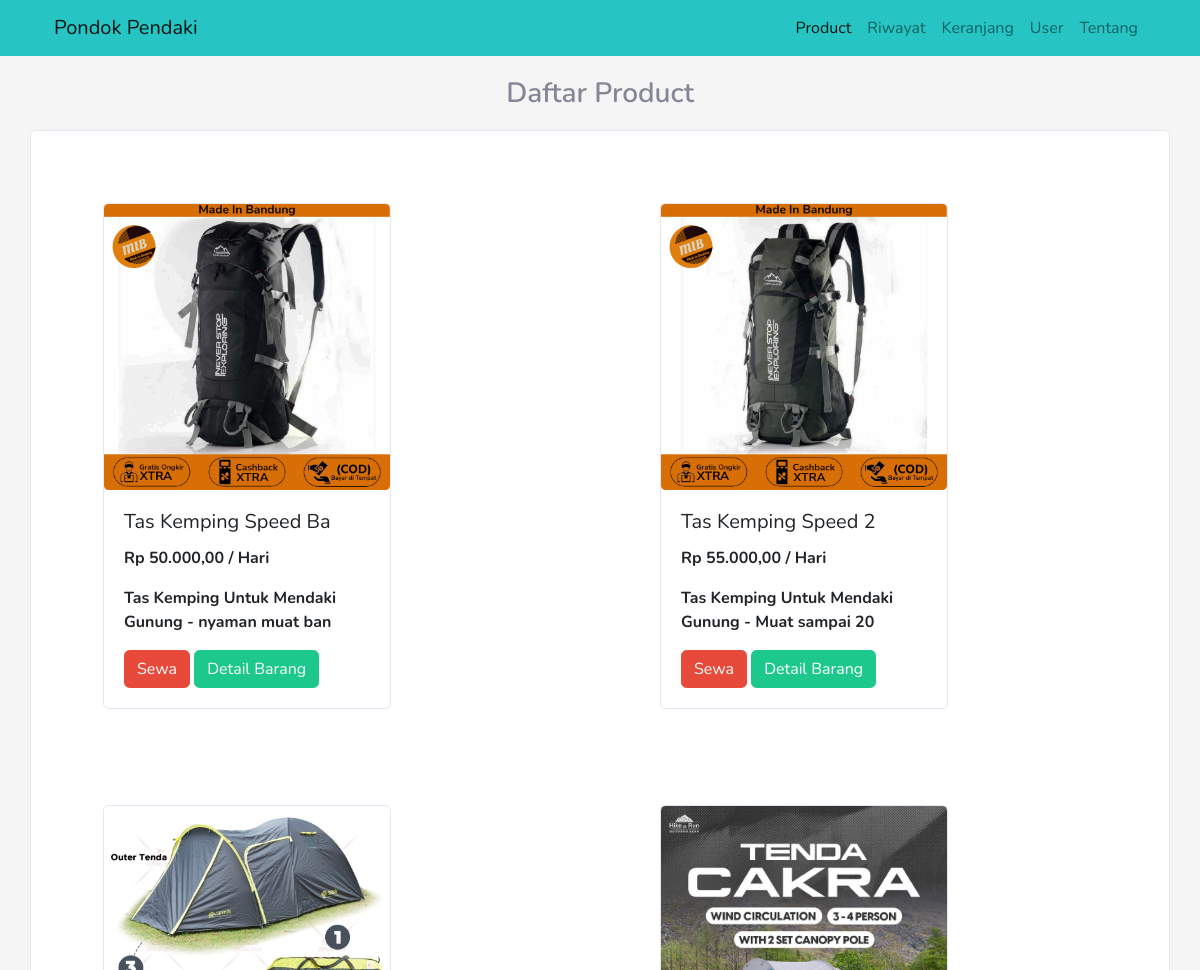
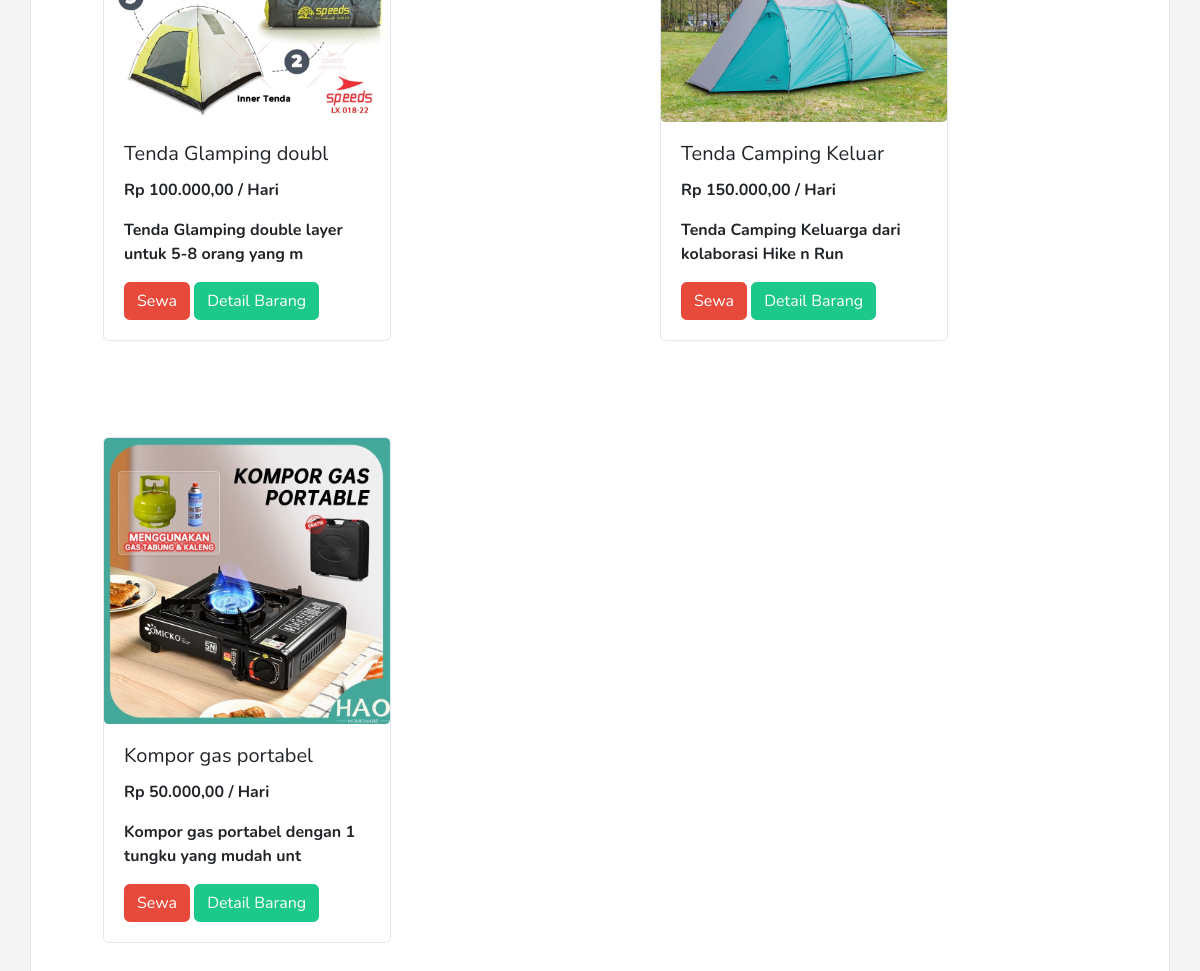
/index.php/member/produk, run on the app's committed database (2 pictures, top to bottom).
### tables this page shows
CREATE TABLE `produk` (
  `id_produk` int(11) NOT NULL,
  `nama_produk` varchar(255) NOT NULL,
  `foto_produk` varchar(255) NOT NULL,
  `harga` int(11) NOT NULL,
  `jumlah` int(11) NOT NULL,
  `deskripsi` varchar(255) NOT NULL
);

### application/controllers/Member.php (called while the page is built, shortened)
<?php
class Member extends CI_Controller
{
    public function __construct()
    {
        $this->load->library('cart');
    }
    public function produk()
    {
        $data['title'] = 'Menu Member';
        $data['tag'] = 'produk';
        $data['user'] = $this->db->get_where('user', ['email' => $this->session->userdata('email')])->row_array();
        $data['menu'] = $this->db->get('user_menu')->result_array();
        $data['produk'] = $this->db->get('produk')->result_array();
        $this->load->view('member/header', $data);
        $this->load->view('member/navbar_member', $data);
        $this->load->view('member/produk', $data);
        $this->load->view('member/footer');
    }
}

### index.php (called while the page is built, shortened)
<?php
require_once BASEPATH.'core/CodeIgniter.php';

### application/views/member/produk.php (the view, shortened to what this page needs)
<div class="container-fluid">
    <p class="text-center fs-3 mt-3 fw-semibold"> Daftar Product </p>
    <div class="container mt-3 card">
    <br>
    <div class="row">
      <?php foreach ($produk as $m) : ?>
      <div class="col my-5 mx-5">
        <div class="card" style="width: 18rem;">
          <img src="<?= base_url('assets/img/produk/') . $m['foto_produk']; ?>" class="card-img" alt="<?=$m['nama_produk']?>">
          <div class="card-body">
            <h5 class="card-title"><?=ringkas( $m['nama_produk'],20)?></h5>
            <p class="card-text fw-bold"><?= rupiah($m['harga'])?> / Hari </p>
            <p class="card-text fw-bold"><?= ringkas( $m['deskripsi'],50) ?> </p>
            <div class="row">
              <div class="col">
                <a href="<?= base_url('member/addToCart/'). $m['id_produk'] ?>" class="btn btn-danger">Sewa</a>
                <a href="<?= base_url('member/detailProduk/'). $m['id_produk'] ?>" class="btn btn-success">Detail Barang</a>
              </div>
            </div>
          </div>
        </div>
      </div>
      <?php endforeach;?>
    </div>
    <?php
      function rupiah($angka){
          $hasil_rupiah = "Rp " . number_format($angka,2,',','.');
          return $hasil_rupiah;
      }
        ?>
    <?php
      function ringkas($text,$maxLength){
       return $shortenedText = substr($text, 0, $maxLength);
      }
    ?>
</div>

### application/views/member/header.php (shortened to what this page needs)
<!doctype html>
<html lang="en">
  <head>
    <link href="https://cdn.jsdelivr.net/npm/bootstrap@5.3.0-alpha3/dist/css/bootstrap.min.css" rel="stylesheet">
    <link href="<?= base_url('assets/'); ?>vendor/fontawesome-free/css/all.min.css" rel="stylesheet" type="text/css">
    <link href="<?= base_url('assets/'); ?>css/sb-admin-2.min.css" rel="stylesheet">
  </head>

### application/views/member/navbar_member.php (shortened to what this page needs)
<nav class="navbar navbar-expand-lg navbar-light"  data-bs-theme="dark" style="background-color: #26C4C3;">
        <div class="container">
            <a  class="navbar-brand" href="<?= base_url('member') ?>">Pondok Pendaki</a>
          <div class="collapse navbar-collapse" id="navbarNav">
            <ul class="navbar-nav ms-auto text-dark">
              <li class="nav-item">
                <a class="nav-link <?=($tag ==="produk")?'active':'' ?>" aria-current="page" href="<?= base_url('member/produk') ?>">Product</a>
              </li>
              <li class="nav-item">
                <a class="nav-link  <?=($tag ==="history")?'active':'' ?>" href="<?= base_url('member/history') ?>">Riwayat</a>
              </li>
              <li class="nav-item">
                <a class="nav-link <?=($tag ==="card")?'active':'' ?>" href="<?= base_url('member/card') ?>">Keranjang</a>
              </li>
              <li class="nav-item">
                <a class="nav-link <?=($tag ==="user")?'active':'' ?>" href="<?= base_url('member/user') ?>">User</a>
              </li>
              <li class="nav-item">
                <a class="nav-link <?=($tag ==="about")?'active':'' ?>" href="<?= base_url('member/about') ?>">Tentang</a>
              </li>
            </ul>
          </div>
        </div>
</nav>

### application/views/member/footer.php (shortened to what this page needs)
  </body>
</html>

### data on the page
produk: foto_produk (picture), nama_produk "Tas Kemping Speed Ba", harga "Rp 50.000,00", deskripsi "Tas Kemping Untuk Mendaki Gunung - nyaman muat ban"
produk: foto_produk (picture), nama_produk "Tas Kemping Speed 2", harga "Rp 55.000,00", deskripsi "Tas Kemping Untuk Mendaki Gunung - Muat sampai 20"
produk: foto_produk (picture), nama_produk "Tenda Glamping doubl", harga "Rp 100.000,00", deskripsi "Tenda Glamping double layer untuk 5-8 orang yang m"
produk: foto_produk (picture), nama_produk "Tenda Camping Keluar", harga "Rp 150.000,00", deskripsi "Tenda Camping Keluarga dari kolaborasi Hike n Run"
produk: foto_produk (picture), nama_produk "Kompor gas portabel", harga "Rp 50.000,00", deskripsi "Kompor gas portabel dengan 1 tungku yang mudah unt"
